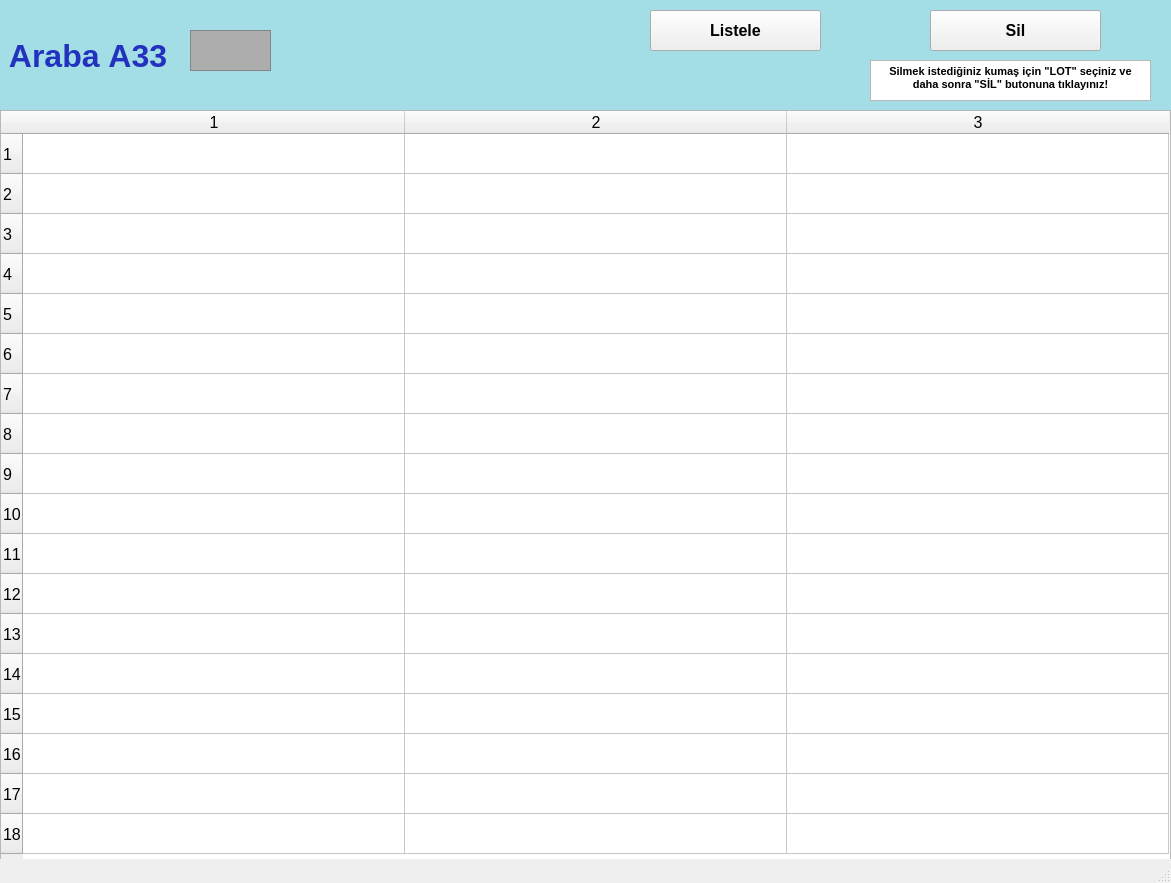
<?xml version="1.0" encoding="UTF-8"?>
<ui version="4.0">
 <class>arabalarA33_ekran</class>
 <widget class="QMainWindow" name="arabalarA33_ekran">
  <property name="geometry">
   <rect>
    <x>0</x>
    <y>0</y>
    <width>1171</width>
    <height>883</height>
   </rect>
  </property>
  <property name="font">
   <font>
    <pointsize>12</pointsize>
    <weight>50</weight>
    <bold>false</bold>
    <kerning>false</kerning>
   </font>
  </property>
  <property name="windowTitle">
   <string/>
  </property>
  <widget class="QWidget" name="centralwidget">
   <widget class="QLabel" name="arabaA1yazi_lbl">
    <property name="geometry">
     <rect>
      <x>0</x>
      <y>0</y>
      <width>1171</width>
      <height>111</height>
     </rect>
    </property>
    <property name="font">
     <font>
      <pointsize>24</pointsize>
      <weight>75</weight>
      <bold>true</bold>
     </font>
    </property>
    <property name="styleSheet">
     <string notr="true">background-color: rgb(163, 221, 229);
color: rgb(34, 50, 190);</string>
    </property>
    <property name="text">
     <string> Araba A33</string>
    </property>
   </widget>
   <widget class="QFrame" name="arabaA1_img">
    <property name="geometry">
     <rect>
      <x>190</x>
      <y>30</y>
      <width>81</width>
      <height>41</height>
     </rect>
    </property>
    <property name="styleSheet">
     <string notr="true">background-color: rgb(173, 173, 173);</string>
    </property>
    <property name="frameShape">
     <enum>QFrame::StyledPanel</enum>
    </property>
    <property name="frameShadow">
     <enum>QFrame::Raised</enum>
    </property>
   </widget>
   <widget class="QPushButton" name="listele33_btn">
    <property name="geometry">
     <rect>
      <x>650</x>
      <y>10</y>
      <width>171</width>
      <height>41</height>
     </rect>
    </property>
    <property name="font">
     <font>
      <pointsize>12</pointsize>
      <weight>75</weight>
      <bold>true</bold>
     </font>
    </property>
    <property name="text">
     <string>Listele</string>
    </property>
   </widget>
   <widget class="QTableWidget" name="A33_tw">
    <property name="geometry">
     <rect>
      <x>0</x>
      <y>110</y>
      <width>1171</width>
      <height>751</height>
     </rect>
    </property>
    <property name="baseSize">
     <size>
      <width>0</width>
      <height>0</height>
     </size>
    </property>
    <property name="rowCount">
     <number>18</number>
    </property>
    <property name="columnCount">
     <number>3</number>
    </property>
    <attribute name="horizontalHeaderVisible">
     <bool>true</bool>
    </attribute>
    <attribute name="horizontalHeaderCascadingSectionResizes">
     <bool>false</bool>
    </attribute>
    <attribute name="horizontalHeaderDefaultSectionSize">
     <number>382</number>
    </attribute>
    <attribute name="horizontalHeaderMinimumSectionSize">
     <number>38</number>
    </attribute>
    <attribute name="verticalHeaderDefaultSectionSize">
     <number>40</number>
    </attribute>
    <attribute name="verticalHeaderMinimumSectionSize">
     <number>23</number>
    </attribute>
    <row/>
    <row/>
    <row/>
    <row/>
    <row/>
    <row/>
    <row/>
    <row/>
    <row/>
    <row/>
    <row/>
    <row/>
    <row/>
    <row/>
    <row/>
    <row/>
    <row/>
    <row/>
    <column/>
    <column/>
    <column/>
   </widget>
   <widget class="QPushButton" name="sil33_btn">
    <property name="geometry">
     <rect>
      <x>930</x>
      <y>10</y>
      <width>171</width>
      <height>41</height>
     </rect>
    </property>
    <property name="font">
     <font>
      <pointsize>12</pointsize>
      <weight>75</weight>
      <bold>true</bold>
     </font>
    </property>
    <property name="text">
     <string>Sil</string>
    </property>
   </widget>
   <widget class="QTextBrowser" name="textBrowser">
    <property name="geometry">
     <rect>
      <x>870</x>
      <y>60</y>
      <width>281</width>
      <height>41</height>
     </rect>
    </property>
    <property name="html">
     <string>&lt;!DOCTYPE HTML PUBLIC &quot;-//W3C//DTD HTML 4.0//EN&quot; &quot;http://www.w3.org/TR/REC-html40/strict.dtd&quot;&gt;
&lt;html&gt;&lt;head&gt;&lt;meta name=&quot;qrichtext&quot; content=&quot;1&quot; /&gt;&lt;style type=&quot;text/css&quot;&gt;
p, li { white-space: pre-wrap; }
&lt;/style&gt;&lt;/head&gt;&lt;body style=&quot; font-family:'MS Shell Dlg 2'; font-size:12pt; font-weight:400; font-style:normal;&quot;&gt;
&lt;p align=&quot;center&quot; style=&quot; margin-top:0px; margin-bottom:0px; margin-left:0px; margin-right:0px; -qt-block-indent:0; text-indent:0px;&quot;&gt;&lt;span style=&quot; font-size:8pt; font-weight:600;&quot;&gt;Silmek istediğiniz kumaş için &amp;quot;LOT&amp;quot; seçiniz ve daha sonra &amp;quot;SİL&amp;quot; butonuna tıklayınız!&lt;/span&gt;&lt;/p&gt;&lt;/body&gt;&lt;/html&gt;</string>
    </property>
   </widget>
  </widget>
  <widget class="QStatusBar" name="statusbar"/>
 </widget>
 <resources/>
 <connections/>
</ui>
